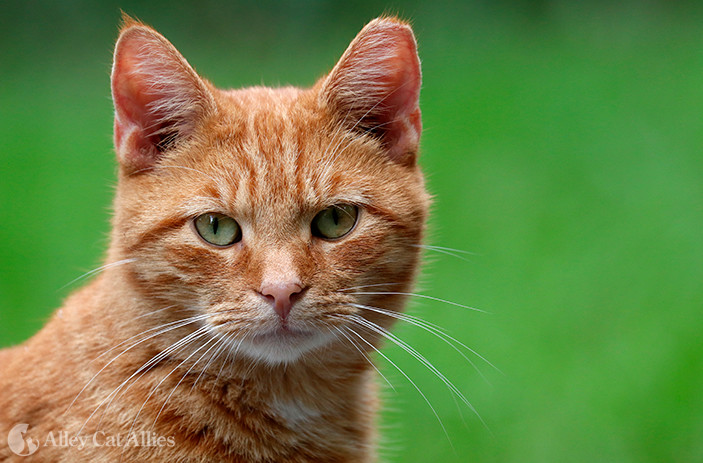
#> input picture FELV-cat.jpg, 703 x 463 px
$ jupyter execute MathProject.ipynb
#> lines starting #> are read from the running program, lines starting #| are printed output that depends on the picture; long printed decimals are rounded
[cell 1]
##Image Blurring Using Convolution:
#This module implements image blurring from scratch using core mathematical concepts: matrices, weighted sums, and convolution.

import numpy as np
import matplotlib.pyplot as plt
from PIL import Image

#Building Kernels
def box_kernel(size: int) -> np.ndarray:
    assert size % 2 == 1, "Kernel size must be odd."
    kernel = np.ones((size, size), dtype=np.float64)
    return kernel / kernel.sum()


def gaussian_kernel(size: int, sigma: float = None) -> np.ndarray:
    assert size % 2 == 1, "Kernel size must be odd."
    if sigma is None:
        sigma = size / 4.0
    center = size // 2

    ax = np.arange(size) - center
    ay = np.arange(size) - center

    xx, yy = np.meshgrid(ax, ay)

    # Apply the Gaussian formula: exp( -(x² + y²) / (2σ²) )
    kernel = np.exp(-(xx**2 + yy**2) / (2.0 * sigma**2))
    return kernel / kernel.sum()


# SECTION 2: CONVOLUTION

def convolve2d(image: np.ndarray, kernel: np.ndarray) -> np.ndarray:
    k = kernel.shape[0]
    pad = k // 2
    padded = np.pad(image, pad, mode='edge')

    H, W = image.shape
    output = np.zeros((H, W), dtype=np.float64)

    # Slide the kernel across every pixel position (r, c)
    for r in range(H):
        for c in range(W):

            region = padded[r : r + k, c : c + k]

            # This is the discrete convolution formula: output[r, c] = Σ_i Σ_j region[i, j] * kernel[i, j]
            output[r, c] = np.sum(region * kernel)
    return output


def convolve_rgb(image: np.ndarray, kernel: np.ndarray) -> np.ndarray:
    channels = []
    for ch in range(3):
        blurred_ch = convolve2d(image[:, :, ch], kernel)
        channels.append(blurred_ch)

    result = np.stack(channels, axis=2)

    return np.clip(result, 0.0, 1.0)

# SECTION 3: IMAGE LOADING & SAVING

def load_image(path: str) -> np.ndarray:
    img = Image.open(path).convert("RGB")
    arr = np.array(img, dtype=np.float64)
    return arr / 255.0


def create_test_image(height: int = 200, width: int = 200) -> np.ndarray:
    img = np.zeros((height, width, 3), dtype=np.float64)

    block = 25
    for r in range(height):
        for c in range(width):
            if ((r // block) + (c // block)) % 2 == 0:
                img[r, c] = [1.0, 1.0, 1.0]   # white
            else:
                img[r, c] = [0.2, 0.2, 0.8]   # blue

    gradient = np.linspace(0, 1, width)
    img[:, :, 0] = np.maximum(img[:, :, 0], gradient[np.newaxis, :] * 0.5)

    return img


# SECTION 4: ANALYSIS & STATISTICS
def standard_deviation(image: np.ndarray) -> float:
    return float(np.std(image))

def mean_squared_error(original: np.ndarray, blurred: np.ndarray) -> float:
    diff = original.astype(np.float64) - blurred.astype(np.float64)
    return float(np.mean(diff ** 2))


def sharpness_loss(original: np.ndarray, blurred: np.ndarray) -> float:
    sigma_orig = standard_deviation(original)
    sigma_blur = standard_deviation(blurred)
    if sigma_orig == 0:
        return 0.0
    return (sigma_orig - sigma_blur) / sigma_orig * 100.0


def run_analysis(original: np.ndarray, blurred: np.ndarray,
                 kernel: np.ndarray, kernel_name: str) -> None:

    print("\n" + "-" * 55)
    print(f"  Analysis: {kernel_name} — {kernel.shape[0]}×{kernel.shape[0]} kernel")
    print("-" * 55)
    print(f"  Sharpness loss       : {sharpness_loss(original, blurred):.2f}%")
    print(f"  Mean Squared Error   : {mean_squared_error(original, blurred):.6f}")

# SECTION 5: VISUALISATION

def display_results(original: np.ndarray,
                    results: list[tuple[str, np.ndarray]]) -> None:
    n = len(results) + 1
    fig, axes = plt.subplots(1, n, figsize=(4 * n, 4))
    fig.suptitle("Image Blurring Using Convolution", fontsize=14, y=1.02)

    axes[0].imshow(original)
    axes[0].set_title("Original")
    axes[0].axis("off")

    for i, (label, blurred) in enumerate(results, start=1):
        axes[i].imshow(blurred)
        axes[i].set_title(label)
        axes[i].axis("off")

    plt.tight_layout()
    plt.savefig("blur_results.png", dpi=120, bbox_inches="tight")
    plt.show()

# SECTION 6: MAIN
def main():
    print("Image Blurring Using Convolution")
    image = load_image("FELV-cat.jpg")
#> in load_image, img is the input picture: PIL image 703x463 RGB; mean R, G, B 105.4, 129.3, 68.6


    # Building kernels
    box7   = box_kernel(size=7)
    gauss7 = gaussian_kernel(size=7, sigma=2.0)

    # Applying blur
    print("\nApplying convolution...")
    blurred_box7   = convolve_rgb(image, box7)
#> the loop in convolve_rgb, `for ch in range(3):` made 3 passes
#> pass 1, in convolve2d, `padded = np.pad(image, pad, mode='edge')`:
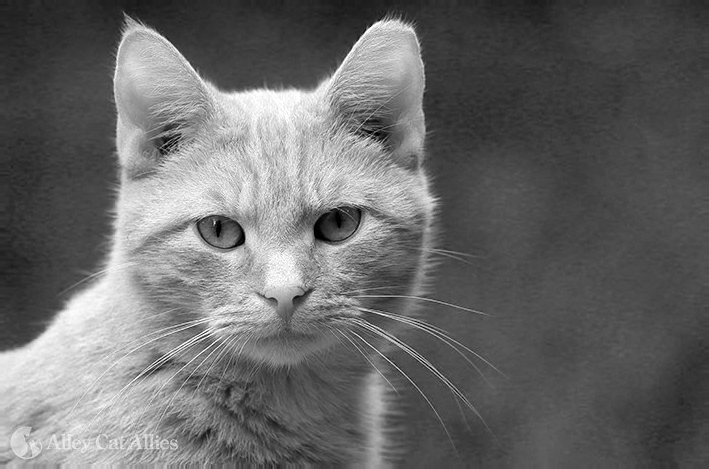
#> padded: shape (469, 709) float64; min 0, max 1, mean 0.411
#> pass 1, in convolve_rgb, `blurred_ch = convolve2d(image[:, :, ch], kernel)`:
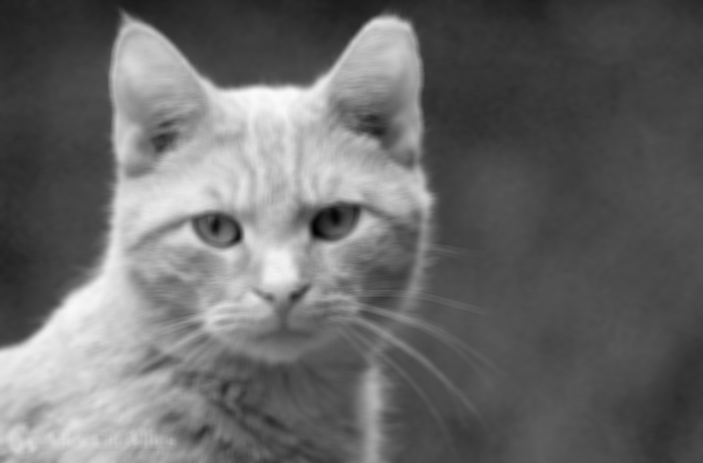
#> blurred_ch: shape (463, 703) float64; min 0.00904, max 0.985, mean 0.413
#> pass 2, in convolve2d (call 2), `padded = np.pad(image, pad, mode='edge')`:
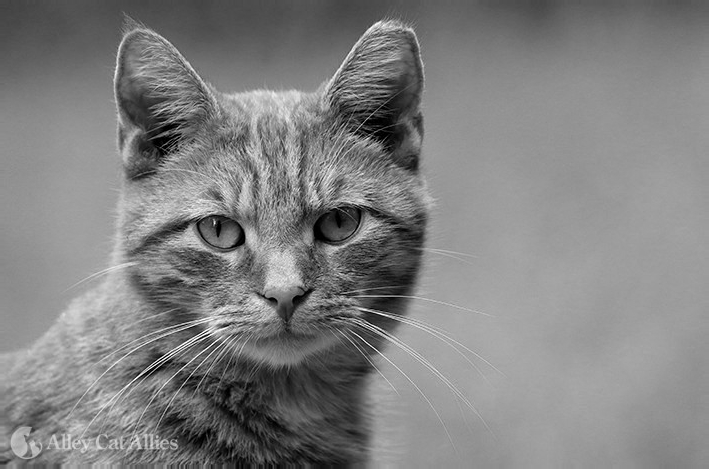
#> padded: shape (469, 709) float64; min 0, max 1, mean 0.506
#> pass 2, in convolve_rgb, `blurred_ch = convolve2d(image[:, :, ch], kernel)`:
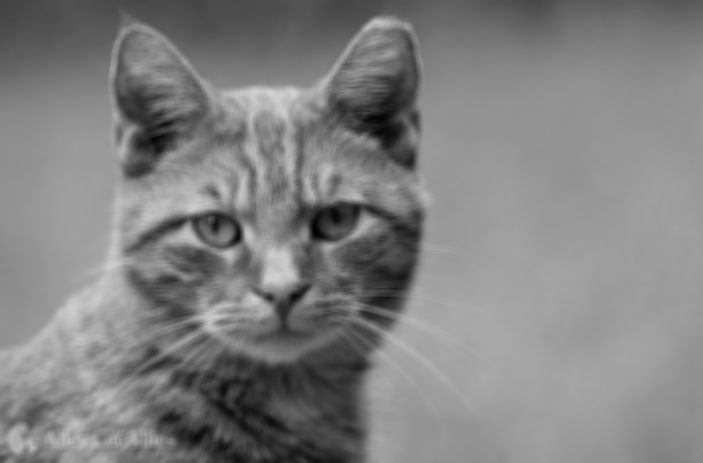
#> blurred_ch: shape (463, 703) float64; min 0.00488, max 0.835, mean 0.507
#> after the loop in convolve_rgb, `for ch in range(3):`: channels = 3 items
#> in convolve_rgb, `result = np.stack(channels, axis=2)`:
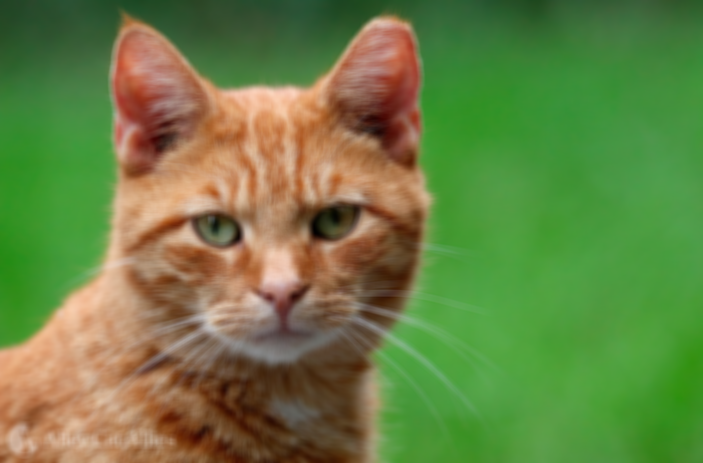
#> result: shape (463, 703, 3) float64; mean of channels 0, 1, 2 0.413, 0.507, 0.269; drawn as R, G, B
    blurred_gauss7 = convolve_rgb(image, gauss7)
#> the loop in convolve_rgb (call 2), `for ch in range(3):` made 3 passes
#> pass 3, in convolve2d (call 6), `padded = np.pad(image, pad, mode='edge')`:
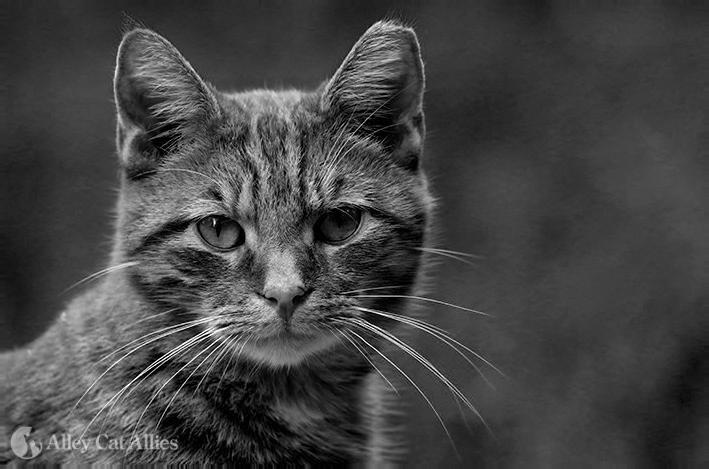
#> padded: shape (469, 709) float64; min 0, max 1, mean 0.268
#> pass 3, in convolve_rgb (call 2), `blurred_ch = convolve2d(image[:, :, ch], kernel)`:
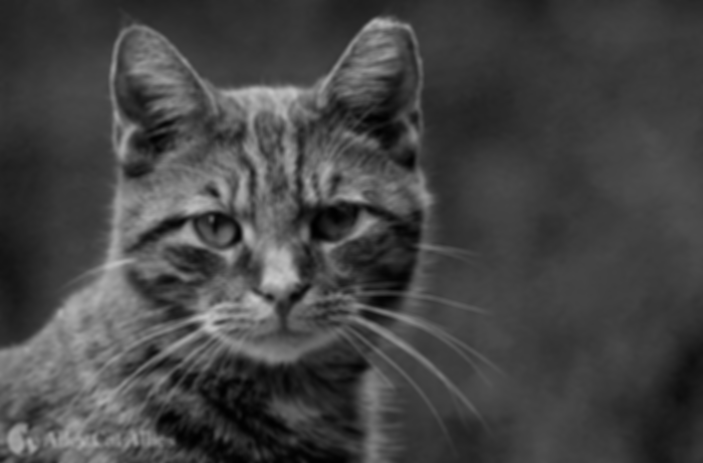
#> blurred_ch: shape (463, 703) float64; min 0.00238, max 0.785, mean 0.269

    # Analysis
    run_analysis(image, blurred_box7,   box7,   "Box blur 7×7")
#> in sharpness_loss, `sigma_orig = standard_deviation(original)`: sigma_orig = 0.203
#> in sharpness_loss, `sigma_blur = standard_deviation(blurred)`: sigma_blur = 0.192
#|   Sharpness loss       : 5.24%
#> in mean_squared_error, `diff = original.astype(np.float64) - blurred.astype(np.float64)`:
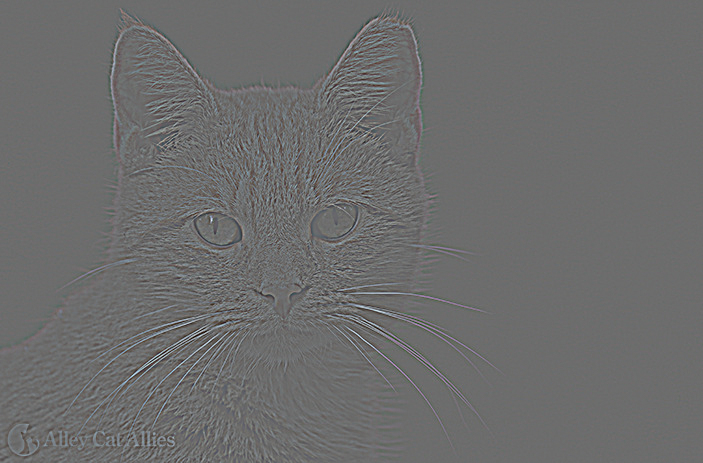
#> diff: shape (463, 703, 3) float64; mean of channels 0, 1, 2 3.74e-06, 3.89e-06, 1.94e-06; drawn with min black and max white
#|   Mean Squared Error   : 0.003174
    run_analysis(image, blurred_gauss7, gauss7, "Gaussian 7×7 σ=2")
#|   Sharpness loss       : 4.73%
#|   Mean Squared Error   : 0.00266

    # Display
    display_results(image, [
        ("Box 7×7",        blurred_box7),
        ("Gaussian 7×7",   blurred_gauss7),
    ])


if __name__ == "__main__":
    main()
